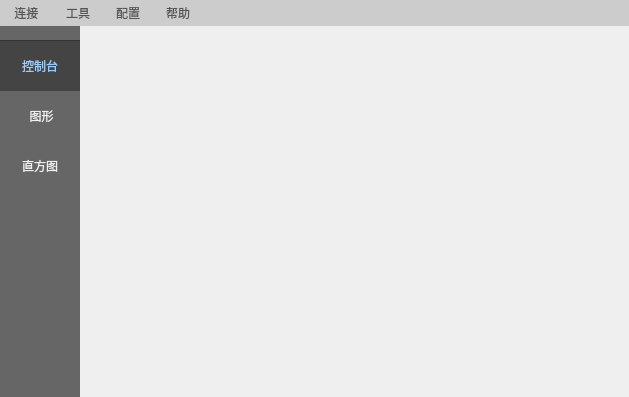
<?xml version="1.0" encoding="UTF-8"?>
<ui version="4.0">
 <class>Mars</class>
 <widget class="QMainWindow" name="Mars">
  <property name="geometry">
   <rect>
    <x>0</x>
    <y>0</y>
    <width>629</width>
    <height>397</height>
   </rect>
  </property>
  <property name="windowTitle">
   <string>Mars</string>
  </property>
  <property name="windowIcon">
   <iconset resource="mars_resource.qrc">
    <normaloff>:/icon/mars</normaloff>
    <disabledoff>:/icon/mars</disabledoff>:/icon/mars</iconset>
  </property>
  <property name="toolTip">
   <string/>
  </property>
  <property name="statusTip">
   <string/>
  </property>
  <property name="whatsThis">
   <string/>
  </property>
  <property name="accessibleName">
   <string/>
  </property>
  <property name="accessibleDescription">
   <string/>
  </property>
  <property name="styleSheet">
   <string notr="true"/>
  </property>
  <widget class="QWidget" name="centralWidget">
   <property name="sizePolicy">
    <sizepolicy hsizetype="Preferred" vsizetype="Preferred">
     <horstretch>0</horstretch>
     <verstretch>0</verstretch>
    </sizepolicy>
   </property>
   <property name="styleSheet">
    <string notr="true"/>
   </property>
   <layout class="QGridLayout" name="gridLayout">
    <property name="leftMargin">
     <number>0</number>
    </property>
    <property name="topMargin">
     <number>0</number>
    </property>
    <property name="rightMargin">
     <number>0</number>
    </property>
    <property name="bottomMargin">
     <number>0</number>
    </property>
    <property name="spacing">
     <number>0</number>
    </property>
    <item row="0" column="1">
     <widget class="QWidget" name="mainWidget" native="true"/>
    </item>
    <item row="0" column="0">
     <widget class="QGroupBox" name="groupBox">
      <property name="sizePolicy">
       <sizepolicy hsizetype="Fixed" vsizetype="Preferred">
        <horstretch>0</horstretch>
        <verstretch>0</verstretch>
       </sizepolicy>
      </property>
      <property name="maximumSize">
       <size>
        <width>80</width>
        <height>16777215</height>
       </size>
      </property>
      <property name="styleSheet">
       <string notr="true">background-color:#666;
width:60px;
margin:0px 0px 0px 0px;
border:0px 0px 0px 0px;
padding:0px 0px 0px 0px;</string>
      </property>
      <property name="title">
       <string/>
      </property>
      <layout class="QGridLayout" name="gridLayout_2">
       <property name="leftMargin">
        <number>0</number>
       </property>
       <property name="topMargin">
        <number>0</number>
       </property>
       <property name="rightMargin">
        <number>0</number>
       </property>
       <property name="bottomMargin">
        <number>0</number>
       </property>
       <property name="spacing">
        <number>0</number>
       </property>
       <item row="3" column="0">
        <widget class="QPushButton" name="figureWindowBtn">
         <property name="sizePolicy">
          <sizepolicy hsizetype="Fixed" vsizetype="Fixed">
           <horstretch>0</horstretch>
           <verstretch>0</verstretch>
          </sizepolicy>
         </property>
         <property name="focusPolicy">
          <enum>Qt::NoFocus</enum>
         </property>
         <property name="styleSheet">
          <string notr="true">
QPushButton{
border:none;
background-color:#666;
color:#efefef;
width:100%;
height:40px;
padding-top:5px;
padding-bottom:5px;
}
QPushButton:hover
{
      background-color:#999;
}
QPushButton:default{
	  background-color:#444;
     color:#99ccff;
}</string>
         </property>
         <property name="text">
          <string> 图形</string>
         </property>
         <property name="iconSize">
          <size>
           <width>0</width>
           <height>0</height>
          </size>
         </property>
         <property name="autoExclusive">
          <bool>false</bool>
         </property>
         <property name="autoDefault">
          <bool>false</bool>
         </property>
         <property name="flat">
          <bool>false</bool>
         </property>
        </widget>
       </item>
       <item row="0" column="0">
        <widget class="QLabel" name="spaceLabel">
         <property name="sizePolicy">
          <sizepolicy hsizetype="Preferred" vsizetype="Preferred">
           <horstretch>0</horstretch>
           <verstretch>0</verstretch>
          </sizepolicy>
         </property>
         <property name="baseSize">
          <size>
           <width>0</width>
           <height>0</height>
          </size>
         </property>
         <property name="styleSheet">
          <string notr="true">display:block;
border:none;
background-color:#666;
color:#efefef;
width:100%;
height:40px;
border-bottom:1px solid #333;</string>
         </property>
         <property name="text">
          <string/>
         </property>
         <property name="alignment">
          <set>Qt::AlignCenter</set>
         </property>
         <property name="margin">
          <number>6</number>
         </property>
        </widget>
       </item>
       <item row="5" column="0">
        <layout class="QVBoxLayout" name="verticalLayout">
         <property name="spacing">
          <number>5</number>
         </property>
         <item>
          <spacer name="verticalSpacer">
           <property name="orientation">
            <enum>Qt::Vertical</enum>
           </property>
           <property name="sizeHint" stdset="0">
            <size>
             <width>20</width>
             <height>20</height>
            </size>
           </property>
          </spacer>
         </item>
         <item>
          <widget class="QPushButton" name="connectBtn">
           <property name="sizePolicy">
            <sizepolicy hsizetype="Fixed" vsizetype="Preferred">
             <horstretch>0</horstretch>
             <verstretch>0</verstretch>
            </sizepolicy>
           </property>
           <property name="cursor">
            <cursorShape>PointingHandCursor</cursorShape>
           </property>
           <property name="focusPolicy">
            <enum>Qt::NoFocus</enum>
           </property>
           <property name="layoutDirection">
            <enum>Qt::LeftToRight</enum>
           </property>
           <property name="autoFillBackground">
            <bool>false</bool>
           </property>
           <property name="styleSheet">
            <string notr="true">
QPushButton{
border:none;
background-color:#666;
color:#efefef;
width:100%;
height:50px;
/*position:absolute;*/
/*bottom:20px;*/

}
QPushButton:hover
{
      background-color:#999;
}
/*
QPushButton:default{
	  background-color:#444;
}
*/</string>
           </property>
           <property name="text">
            <string/>
           </property>
           <property name="icon">
            <iconset resource="mars_resource.qrc">
             <normaloff>:/icon/earth-disconnected</normaloff>:/icon/earth-disconnected</iconset>
           </property>
           <property name="iconSize">
            <size>
             <width>48</width>
             <height>48</height>
            </size>
           </property>
           <property name="shortcut">
            <string>Ctrl+S</string>
           </property>
           <property name="default">
            <bool>false</bool>
           </property>
           <property name="flat">
            <bool>true</bool>
           </property>
          </widget>
         </item>
         <item>
          <widget class="QLabel" name="spaceLabel2">
           <property name="text">
            <string/>
           </property>
           <property name="alignment">
            <set>Qt::AlignCenter</set>
           </property>
           <property name="margin">
            <number>8</number>
           </property>
          </widget>
         </item>
        </layout>
       </item>
       <item row="4" column="0">
        <widget class="QPushButton" name="histogramBtn">
         <property name="focusPolicy">
          <enum>Qt::NoFocus</enum>
         </property>
         <property name="styleSheet">
          <string notr="true">
QPushButton{
border:none;
background-color:#666;
color:#efefef;
width:100%;
height:40px;
padding-top:5px;
padding-bottom:5px;
}
QPushButton:hover
{
      background-color:#999;
}

QPushButton:default{
	  background-color:#444;
}
</string>
         </property>
         <property name="text">
          <string>直方图</string>
         </property>
        </widget>
       </item>
       <item row="2" column="0">
        <widget class="QPushButton" name="consoleWindowBtn">
         <property name="sizePolicy">
          <sizepolicy hsizetype="Fixed" vsizetype="Fixed">
           <horstretch>0</horstretch>
           <verstretch>0</verstretch>
          </sizepolicy>
         </property>
         <property name="focusPolicy">
          <enum>Qt::NoFocus</enum>
         </property>
         <property name="styleSheet">
          <string notr="true">
QPushButton{
border:none;
background-color:#666;
color:#efefef;
width:100%;
height:40px;
padding-top:5px;
padding-bottom:5px;

}
QPushButton:hover
{
      background-color:#999;
}
QPushButton:pressed
{
		border:none;
		background-color:#999;
       
}
QPushButton:default{
	  background-color:#444;
	 color:#99ccff;
}

</string>
         </property>
         <property name="text">
          <string>控制台</string>
         </property>
         <property name="iconSize">
          <size>
           <width>30</width>
           <height>30</height>
          </size>
         </property>
         <property name="default">
          <bool>true</bool>
         </property>
        </widget>
       </item>
      </layout>
     </widget>
    </item>
   </layout>
  </widget>
  <widget class="QMenuBar" name="menuBar">
   <property name="geometry">
    <rect>
     <x>0</x>
     <y>0</y>
     <width>629</width>
     <height>26</height>
    </rect>
   </property>
   <property name="sizePolicy">
    <sizepolicy hsizetype="Minimum" vsizetype="Maximum">
     <horstretch>0</horstretch>
     <verstretch>0</verstretch>
    </sizepolicy>
   </property>
   <property name="styleSheet">
    <string notr="true">QMenuBar{
					padding-top:0px;
                 padding-bottom:0px;
                 background-color:#ccc;
					height:26px;
}

QMenuBar::item{
				 margin: 0px 0px 0px 0px;
       		  background-color:#ccc;   
                color:#555; 
                padding:0px 10px 0px 10px;
}
QMenuBar::item:pressed{
				background-color:#666;
		       color:#efefef;
}
/*
QMenu{
                   background-color:#555;
                   border:0px 0px 0px 0px;
                   color:#f1f1f1;
}
*/
/*
QMenu::item{
                 padding:3px 50px;
                    margin:0px 0px 0px 0px;
                    font-weight:400;
                }
QMenu::item:tearoff{
                    color:#efefef;
}
*/
QMenu::separator {
                    height: 1px;
}
QMenu::item:selected{
                    background-color:#ff9900;
}
QMenu::item::pressed{
                    background-color:#ff9900;
}
</string>
   </property>
   <property name="nativeMenuBar">
    <bool>false</bool>
   </property>
   <widget class="QMenu" name="helpMenu">
    <property name="title">
     <string>帮助</string>
    </property>
    <widget class="QMenu" name="protocolDescription">
     <property name="title">
      <string>连接协议</string>
     </property>
     <property name="icon">
      <iconset resource="mars_resource.qrc">
       <normaloff>:/icon/connect-protocol</normaloff>:/icon/connect-protocol</iconset>
     </property>
     <addaction name="serialPortProtocolDialogAction"/>
    </widget>
    <addaction name="protocolDescription"/>
    <addaction name="aboutAction"/>
   </widget>
   <widget class="QMenu" name="toolsMenu">
    <property name="title">
     <string>工具</string>
    </property>
    <addaction name="clearScreenAction"/>
    <addaction name="exportAction"/>
    <addaction name="importAction"/>
    <addaction name="saveGraphAction"/>
   </widget>
   <widget class="QMenu" name="configurationsMenu">
    <property name="title">
     <string>配置</string>
    </property>
    <addaction name="serialPortConfigDialogAction"/>
   </widget>
   <widget class="QMenu" name="menu">
    <property name="title">
     <string>连接
</string>
    </property>
    <widget class="QMenu" name="serialPortMenu">
     <property name="title">
      <string>串口</string>
     </property>
     <addaction name="connectSPAction"/>
     <addaction name="disconnectSPAction"/>
    </widget>
    <addaction name="serialPortMenu"/>
    <addaction name="exitAppAction"/>
   </widget>
   <addaction name="menu"/>
   <addaction name="toolsMenu"/>
   <addaction name="configurationsMenu"/>
   <addaction name="helpMenu"/>
  </widget>
  <action name="connectSPAction">
   <property name="icon">
    <iconset resource="mars_resource.qrc">
     <normaloff>:/icon/sp_connect</normaloff>:/icon/sp_connect</iconset>
   </property>
   <property name="text">
    <string>连接串口
</string>
   </property>
  </action>
  <action name="disconnectSPAction">
   <property name="icon">
    <iconset resource="mars_resource.qrc">
     <normaloff>:/icon/sp_disconnect</normaloff>:/icon/sp_disconnect</iconset>
   </property>
   <property name="text">
    <string>关闭串口</string>
   </property>
  </action>
  <action name="exitAppAction">
   <property name="icon">
    <iconset resource="mars_resource.qrc">
     <normaloff>:/icon/exit</normaloff>:/icon/exit</iconset>
   </property>
   <property name="text">
    <string>退出</string>
   </property>
  </action>
  <action name="serialPortProtocolDialogAction">
   <property name="text">
    <string>串口协议</string>
   </property>
  </action>
  <action name="aboutAction">
   <property name="text">
    <string> 关于</string>
   </property>
  </action>
  <action name="exportAction">
   <property name="icon">
    <iconset resource="mars_resource.qrc">
     <normaloff>:/icon/export</normaloff>:/icon/export</iconset>
   </property>
   <property name="text">
    <string>导出数据</string>
   </property>
   <property name="shortcut">
    <string>Ctrl+E</string>
   </property>
  </action>
  <action name="clearScreenAction">
   <property name="icon">
    <iconset resource="mars_resource.qrc">
     <normaloff>:/icon/clear</normaloff>:/icon/clear</iconset>
   </property>
   <property name="text">
    <string>清除屏幕</string>
   </property>
   <property name="shortcut">
    <string>Ctrl+C</string>
   </property>
  </action>
  <action name="serialPortConfigDialogAction">
   <property name="icon">
    <iconset resource="mars_resource.qrc">
     <normaloff>:/icon/settings</normaloff>:/icon/settings</iconset>
   </property>
   <property name="text">
    <string>串口配置</string>
   </property>
   <property name="shortcut">
    <string>Ctrl+S</string>
   </property>
  </action>
  <action name="importAction">
   <property name="icon">
    <iconset resource="mars_resource.qrc">
     <normaloff>:/icon/import</normaloff>:/icon/import</iconset>
   </property>
   <property name="text">
    <string>导入数据</string>
   </property>
   <property name="shortcut">
    <string>Ctrl+I</string>
   </property>
  </action>
  <action name="saveGraphAction">
   <property name="icon">
    <iconset resource="mars_resource.qrc">
     <normaloff>:/icon/graph</normaloff>:/icon/graph</iconset>
   </property>
   <property name="text">
    <string>保存图像</string>
   </property>
   <property name="shortcut">
    <string>Ctrl+S</string>
   </property>
  </action>
 </widget>
 <layoutdefault spacing="6" margin="11"/>
 <resources>
  <include location="mars_resource.qrc"/>
 </resources>
 <connections/>
</ui>
